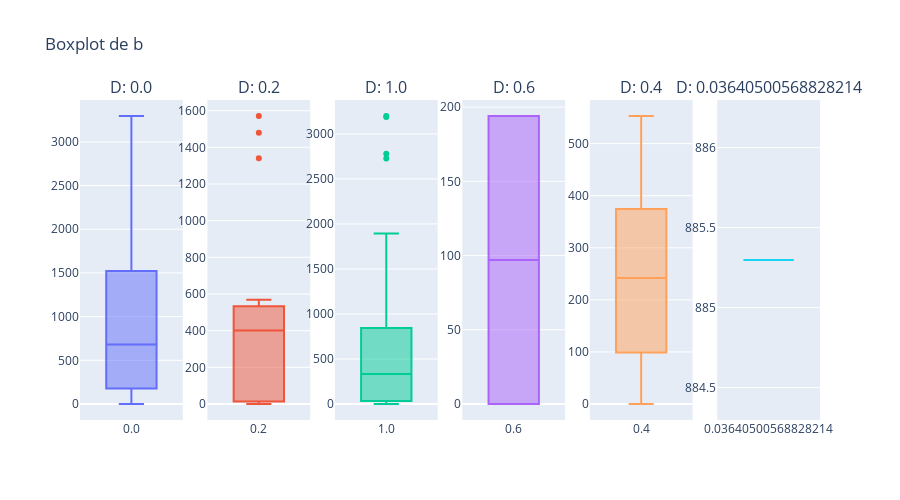

Notebook cell for this chart:
### Code cell
visualization.plot_interactive_boxplot(datos_imputados, column='b', target_class='D')

### Figure 1 — Plotly figure (JSON) as saved in the notebook; plotly's stock layout.template omitted (floating-point values rounded to 4 significant figures; data arrays with more than 128 entries replaced by an {"elided": "..."} marker saying what was removed)
{"data": [{"boxpoints": "outliers", "name": "0.0", "showlegend": false, "type": "box", "xaxis": "x", "y": {"elided": "2031 float values"}, "yaxis": "y"}, {"boxpoints": "outliers", "name": "0.2", "showlegend": false, "type": "box", "xaxis": "x2", "y": [411.0, 355.0, 472.0, 393.0, 533.0, 351.6, 14.0, 408.2, 21.0, 569.0, 555.0, 8.0, 0.0, 0.0, 488.0, 215.0, 12.0, 492.0, 370.0, 0.0, 537.0, 452.0, 1571.0, 1340.0, 1479.0, 0.0], "yaxis": "y2"}, {"boxpoints": "outliers", "name": "1.0", "showlegend": false, "type": "box", "xaxis": "x3", "y": [850.2, 2780.0, 2728.0, 43.0, 7.0, 0.0, 1260.0, 582.0, 0.0, 54.8, 298.0, 254.0, 0.0, 82.8, 23.0, 0.0, 296.0, 176.0, 0.0, 145.2, 763.0, 0.0, 572.8, 1316.0, 829.0, 190.0, 247.0, 684.0, 508.0, 0.0, 447.0, 0.0, 208.6, 0.0, 122.0, 458.0, 23.0, 26.0, 799.0, 458.0, 116.0, 316.0, 1535.0, 1535.0, 1715.0, 1838.0, 1263.0, 1507.0, 0.0, 134.0, 361.0, 361.0, 303.0, 441.0, 837.0, 1893.0, 3188.0, 3199.0, 0.0, 583.0, 1515.0, 0.0, 1627.0, 350.0], "yaxis": "y3"}, {"boxpoints": "outliers", "name": "0.6", "showlegend": false, "type": "box", "xaxis": "x4", "y": [194.0, 0.0], "yaxis": "y4"}, {"boxpoints": "outliers", "name": "0.4", "showlegend": false, "type": "box", "xaxis": "x5", "y": [0.0, 553.0, 314.8, 132.0, 242.0], "yaxis": "y5"}, {"boxpoints": "outliers", "name": "0.03640500568828214", "showlegend": false, "type": "box", "xaxis": "x6", "y": [885.3], "yaxis": "y6"}], "layout": {"annotations": [{"font": {"size": 16}, "showarrow": false, "text": "D: 0.0", "x": 0.06944, "xanchor": "center", "xref": "paper", "y": 1, "yanchor": "bottom", "yref": "paper"}, {"font": {"size": 16}, "showarrow": false, "text": "D: 0.2", "x": 0.2417, "xanchor": "center", "xref": "paper", "y": 1, "yanchor": "bottom", "yref": "paper"}, {"font": {"size": 16}, "showarrow": false, "text": "D: 1.0", "x": 0.4139, "xanchor": "center", "xref": "paper", "y": 1, "yanchor": "bottom", "yref": "paper"}, {"font": {"size": 16}, "showarrow": false, "text": "D: 0.6", "x": 0.5861, "xanchor": "center", "xref": "paper", "y": 1, "yanchor": "bottom", "yref": "paper"}, {"font": {"size": 16}, "showarrow": false, "text": "D: 0.4", "x": 0.7583, "xanchor": "center", "xref": "paper", "y": 1, "yanchor": "bottom", "yref": "paper"}, {"font": {"size": 16}, "showarrow": false, "text": "D: 0.03640500568828214", "x": 0.9306, "xanchor": "center", "xref": "paper", "y": 1, "yanchor": "bottom", "yref": "paper"}], "height": 500, "title": {"text": "Boxplot de b"}, "xaxis": {"anchor": "y", "domain": [0, 0.1389]}, "xaxis2": {"anchor": "y2", "domain": [0.1722, 0.3111]}, "xaxis3": {"anchor": "y3", "domain": [0.3444, 0.4833]}, "xaxis4": {"anchor": "y4", "domain": [0.5167, 0.6556]}, "xaxis5": {"anchor": "y5", "domain": [0.6889, 0.8278]}, "xaxis6": {"anchor": "y6", "domain": [0.8611, 1]}, "yaxis": {"anchor": "x", "domain": [0, 1]}, "yaxis2": {"anchor": "x2", "domain": [0, 1]}, "yaxis3": {"anchor": "x3", "domain": [0, 1]}, "yaxis4": {"anchor": "x4", "domain": [0, 1]}, "yaxis5": {"anchor": "x5", "domain": [0, 1]}, "yaxis6": {"anchor": "x6", "domain": [0, 1]}}}
